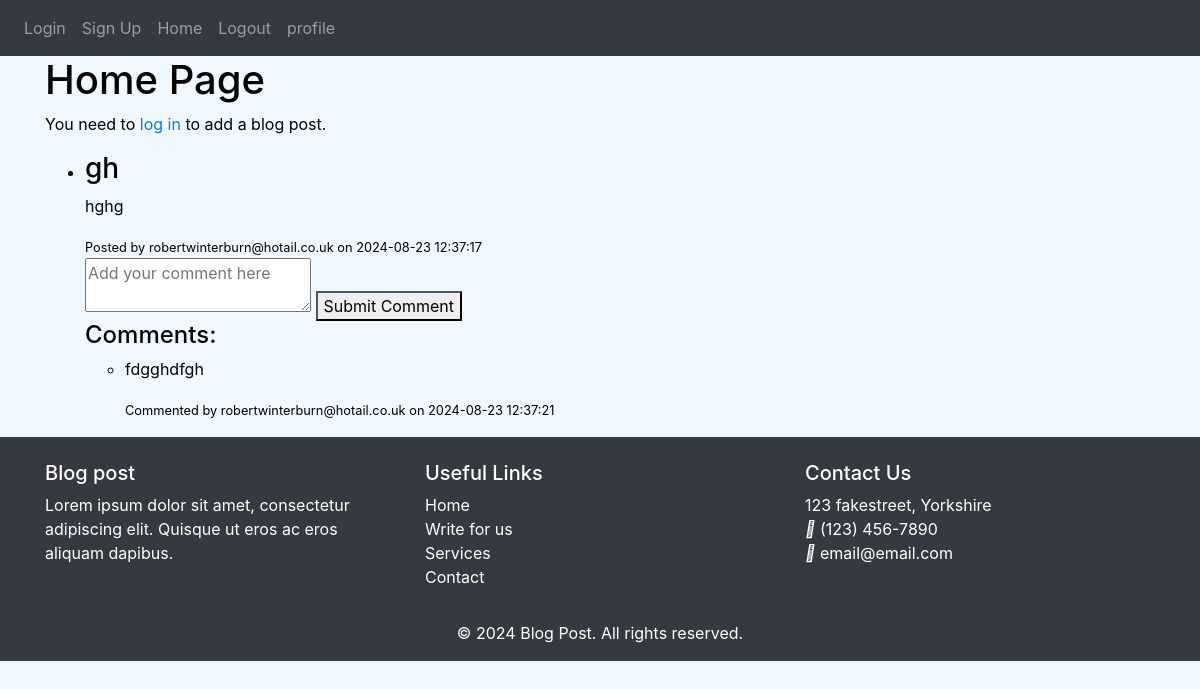
Page /home on the earlier database version.
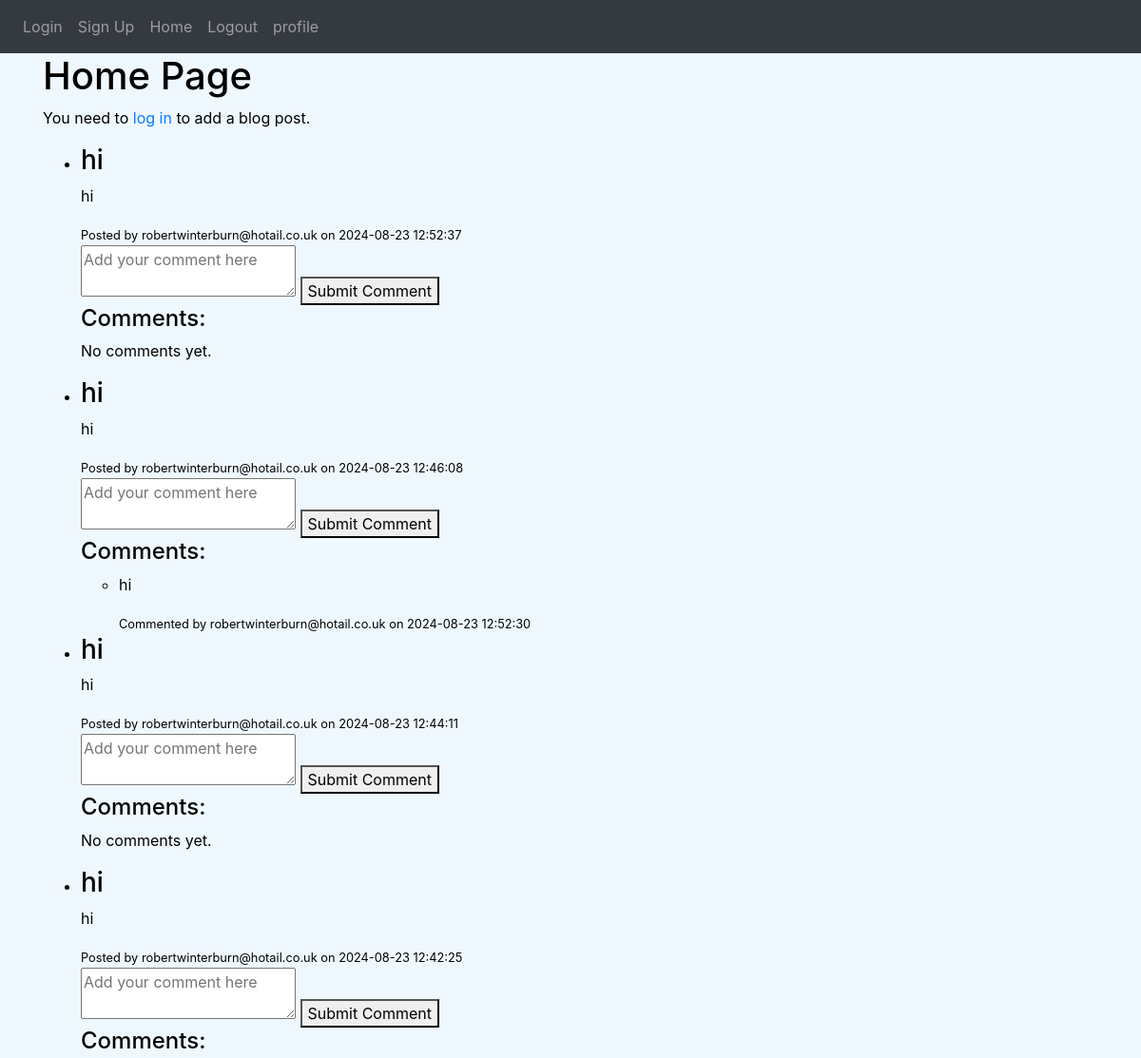
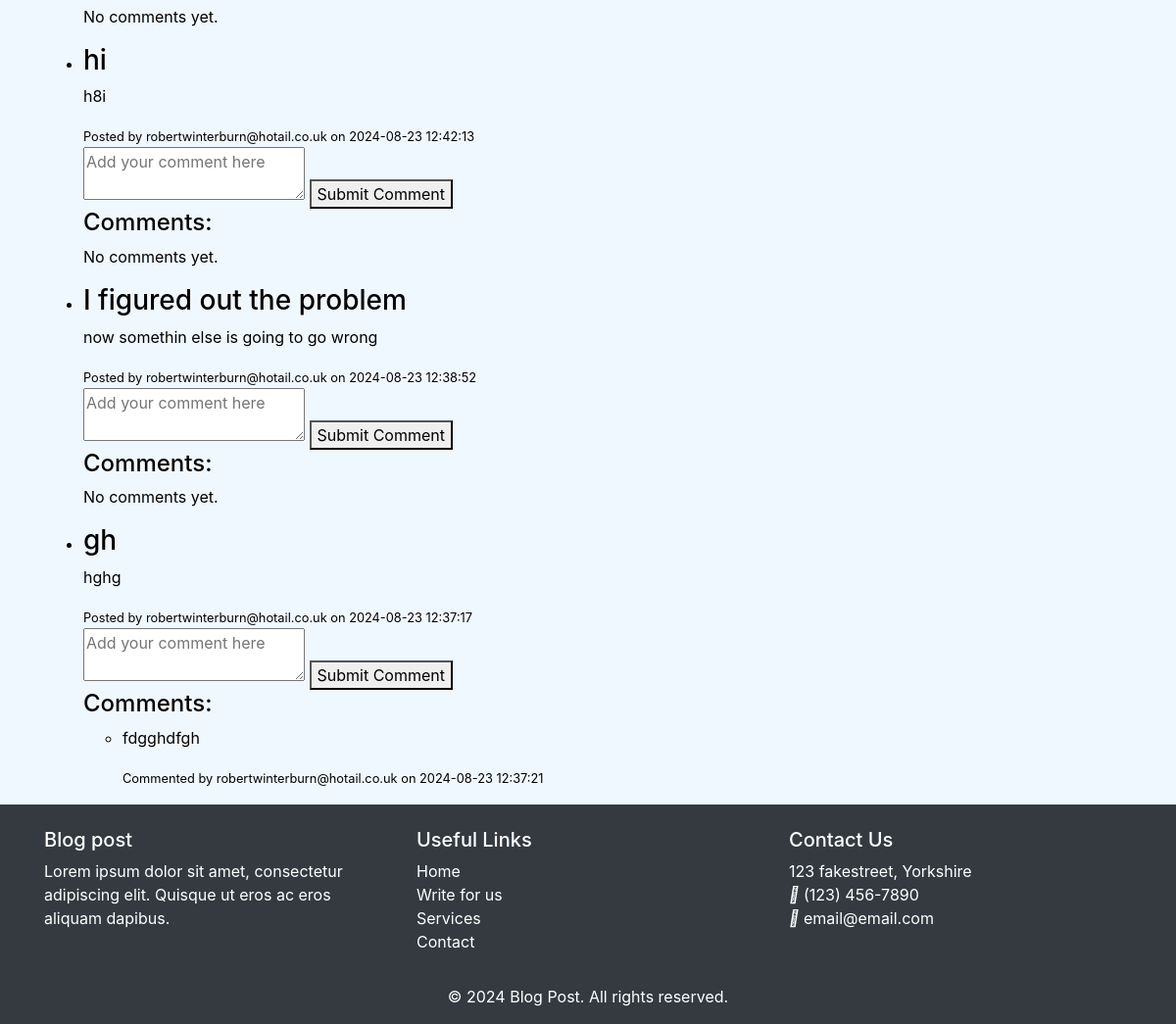
Same page on the later database version (2 pictures, top to bottom).
### models.py (models this page shows)
class BlogPost(db.Model):
    __tablename__ = 'blog_posts'  # Ensure table name matches the foreign key reference
    id = db.Column(db.Integer, primary_key=True)
    title = db.Column(db.String(200), nullable=False)
    content = db.Column(db.Text, nullable=False)
    user_id = db.Column(db.Integer, db.ForeignKey('users.id'))
    created_at = db.Column(db.DateTime, default=datetime.utcnow)
    comments = db.relationship('Comment', back_populates='blog_post')
    user = db.relationship('User', back_populates='blog_posts')

class User(db.Model, UserMixin):
    __tablename__ = 'users'
    id = db.Column(db.Integer, primary_key=True)
    email = db.Column(db.String(150), unique=True, nullable=False)
    password = db.Column(db.String(150), nullable=False)
    first_name = db.Column(db.String(150), nullable=False)
    notes = db.relationship('Note', back_populates='user')
    comments = db.relationship('Comment', back_populates='user')
    blog_posts = db.relationship('BlogPost', back_populates='user')

class Comment(db.Model):
    __tablename__ = 'comments'  # Ensure table name matches the foreign key reference
    id = db.Column(db.Integer, primary_key=True)
    content = db.Column(db.String(1000), nullable=False)
    user_id = db.Column(db.Integer, db.ForeignKey('users.id'))
    blog_post_id = db.Column(db.Integer, db.ForeignKey('blog_posts.id'))
    created_at = db.Column(db.DateTime, default=datetime.utcnow)
    user = db.relationship('User', back_populates='comments')
    blog_post = db.relationship('BlogPost', back_populates='comments')

### views.py (the view, shortened to what this page needs)
@views.route('/home', methods=['GET', 'POST'])
def show_blog_posts():
    blog_posts = BlogPost.query.order_by(BlogPost.created_at.desc()).all()
    return render_template('home.html', blog_posts=blog_posts)

### app/templates/home.html (shortened to what this page needs)
{% extends "base.html" %}
{% block content %}
    <h1>Home Page</h1>
    {% if current_user.is_authenticated %}
        <h2>Add a New Blog Post</h2>
        <form method="POST" action="{{ url_for('views.show_blog_posts') }}">
            <label for="title">Title:</label>
            <input type="text" id="title" name="title" required><br><br>
            <label for="content">Content:</label><br>
            <textarea id="content" name="content" rows="5" cols="40" required></textarea><br><br>
            <button type="submit">Add Blog Post</button>
        </form>
    {% else %}
        <p>You need to <a href="{{ url_for('auth.login') }}">log in</a> to add a blog post.</p>
    {% endif %}
    {% if blog_posts %}
        <ul>
            {% for post in blog_posts %}
                <li>
                    <h3>{{ post.title }}</h3>
                    <p>{{ post.content }}</p>
                    <small>Posted by {{ post.user.first_name }} on {{ post.created_at.strftime('%Y-%m-%d %H:%M:%S') }}</small>
                    <form action="{{ url_for('views.add_comment', post_id=post.id) }}" method="POST">
                        <textarea name="comment" placeholder="Add your comment here" required></textarea>
                        <button type="submit">Submit Comment</button>
                    </form>
                    <div>
                        <h4>Comments:</h4>
                        {% if post.comments %}
                            <ul>
                                {% for comment in post.comments %}
                                    <li>
                                        <p>{{ comment.content }}</p>
                                        <small>Commented by {{ comment.user.first_name }} on {{ comment.created_at.strftime('%Y-%m-%d %H:%M:%S') }}</small>
                                    </li>
                                {% endfor %}
                            </ul>
                        {% else %}
                            <p>No comments yet.</p>
                        {% endif %}
                    </div>
                </li>
            {% endfor %}
        </ul>
    {% else %}
        <p>No blog posts available.</p>
    {% endif %}
{% endblock %}

### app/templates/base.html (shortened to what this page needs)
<!DOCTYPE html>
<html lang="en">
<head>
    <link
      rel="stylesheet"
      href="https://stackpath.bootstrapcdn.com/bootstrap/4.4.1/css/bootstrap.min.css"
    />
    <link
      rel="stylesheet"
      href="https://stackpath.bootstrapcdn.com/font-awesome/4.7.0/css/font-awesome.min.css"
    />
    <link rel="stylesheet" type="text/css" href="{{ url_for('static', filename='styles.css')}}">
</head>
<body>
  <nav id="nav" class ="navbar navbar-expand-lg navbar-dark bg-dark">
    <div class="collapse navbar-collapse" id="navbar">
        <div class="navbar-nav">
            <a class="nav-item nav-link" id="login" href="/login">Login </a>
            <a class="nav-item nav-link" id="signUp" href="/sign-up">Sign Up </a>
            <a class="nav-item nav-link" id="home" href="/home">Home </a>
            <a class="nav-item nav-link" id="logout" href="/logout">Logout </a>
            <a class="nav-item nav-link" id="profile" href="/profile">profile </a>
        </div>
    </div>
</nav>
<div class="container">
    {% block content %}
    {% endblock %}
</div>
<footer class="bg-dark text-white pt-4">
  <div class="container">
      <div class="row">
          <div class="col-md-4">
              <h5>Blog post</h5>
              <p>Lorem ipsum dolor sit amet, consectetur adipiscing elit. Quisque ut eros ac eros aliquam dapibus.</p>
          </div>
          <div class="col-md-4">
              <h5>Useful Links</h5>
              <ul class="list-unstyled">
                  <li><a href="#" class="text-white">Home</a></li>
                  <li><a href="#" class="text-white">Write for us</a></li>
                  <li><a href="#" class="text-white">Services</a></li>
                  <li><a href="#" class="text-white">Contact</a></li>
              </ul>
          </div>
          <div class="col-md-4">
              <h5>Contact Us</h5>
              <ul class="list-unstyled">
                  <li> 123 fakestreet, Yorkshire</li>
                  <li><i class="fas fa-phone"></i> (123) 456-7890</li>
                  <li><i class="fas fa-envelope"></i> email@email.com</li>
              </ul>
          </div>
      </div>
      <div class="row">
          <div class="col-12 text-center mt-3">
              <p>&copy; 2024 Blog Post. All rights reserved.</p>
          </div>
      </div>
  </div>
</footer>
</body>
</html>

### static/styles.css (style rules this page uses)
body { color: #000000; background-color: aliceblue; }
footer { position: sticky }

Differences in the rows shown:
added BlogPost: title "hi", content "hi", user.first_name "robertwinterburn@hotail.co.uk", created_at "2024-08-23 12:52:37", shows "No comments yet."
added BlogPost: title "hi", content "hi", user.first_name "robertwinterburn@hotail.co.uk", created_at "2024-08-23 12:46:08"
added Comment: content "hi", user.first_name "robertwinterburn@hotail.co.uk", created_at "2024-08-23 12:52:30"
added BlogPost: title "hi", content "hi", user.first_name "robertwinterburn@hotail.co.uk", created_at "2024-08-23 12:44:11", shows "No comments yet."
added BlogPost: title "hi", content "hi", user.first_name "robertwinterburn@hotail.co.uk", created_at "2024-08-23 12:42:25", shows "No comments yet."
added BlogPost: title "hi", content "h8i", user.first_name "robertwinterburn@hotail.co.uk", created_at "2024-08-23 12:42:13", shows "No comments yet."
added BlogPost: title "I figured out the problem", content "now somethin else is going to go wrong", user.first_name "robertwinterburn@hotail.co.uk", created_at "2024-08-23 12:38:52", shows "No comments yet."
